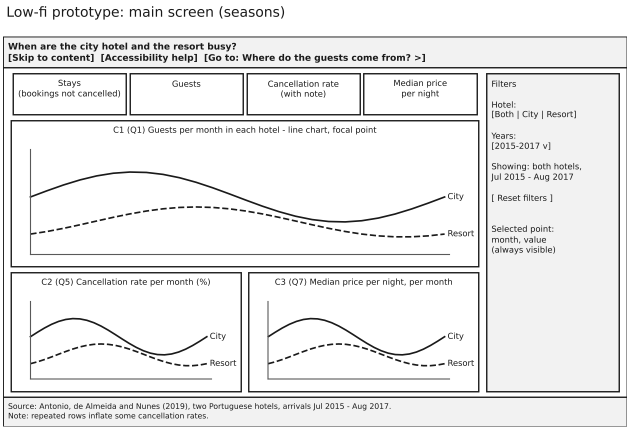
#> input picture Delivery 1/Delivery 1 refining/Part 4 - Chart Selection and Encoding/images/lowfi_main_screen.png, 1260 x 857 px (shown at 1/2 size)
$ jupyter execute --allow-errors prototype_interactions.ipynb
#> lines starting #> are read from the running program, lines starting #| are printed output that depends on the picture
# Prototype with interactions

**Data source:** none (layout only). Base images: the approved low-fidelity prototype of Part 4 (`lowfi_main_screen.png`, `lowfi_detail_screen.png`).
**Date:** 2026-11-05
**Authors:** Group 3, Presentation and Visualization (Infovis2627)
**Description:** Part 5, task 5.3. The approved wireframes are completed with the planned interactions: each one is marked with its number (I1 to I9, see `interaction_plan.ipynb`) at the place where it happens, and the new controls (sort toggle, month rule, tooltip, selected bar) are drawn in.

---

## Contents

1. [Data loading](#1.-Data-loading)
2. [Initial exploration](#2.-Initial-exploration)
3. [Cleaning and preparation](#3.-Cleaning-and-preparation)
4. [Analysis: where each interaction goes](#4.-Analysis:-where-each-interaction-goes)
5. [Accessible visualisation: annotated wireframes](#5.-Accessible-visualisation:-annotated-wireframes)
6. [Export](#6.-Export)
7. [Conclusions](#Conclusions)

[cell 1]
# ── Imports ──────────────────────────────────────────────────────────────────
import sys
from pathlib import Path

import pandas as pd
import matplotlib
import matplotlib.pyplot as plt
from PIL import Image

PART4_IMAGES = Path('../../Part 4 - Chart Selection and Encoding/images')
IMAGES_DIR = Path('../images')
OUTPUT_DIR = Path('prototype_interactions_output')
IMAGES_DIR.mkdir(exist_ok=True)
OUTPUT_DIR.mkdir(exist_ok=True)

INK, MARK = '#1A1A1A', '#0066CC'     # marks in the focus blue, numbers in white (contrast 5.6:1)
plt.rcParams.update({'font.family': 'DejaVu Sans'})
print('Python', sys.version.split()[0], '| matplotlib', matplotlib.__version__)

## 1. Data loading

[cell 2]
# ── Load the approved wireframes (images, in pixels) ─────────────────────────
# The top 60 px hold the Part 4 figure title, which is replaced by a new title here
TITLE_STRIP = 60
main_wireframe = Image.open(PART4_IMAGES / 'lowfi_main_screen.png').convert('RGB')
detail_wireframe = Image.open(PART4_IMAGES / 'lowfi_detail_screen.png').convert('RGB')
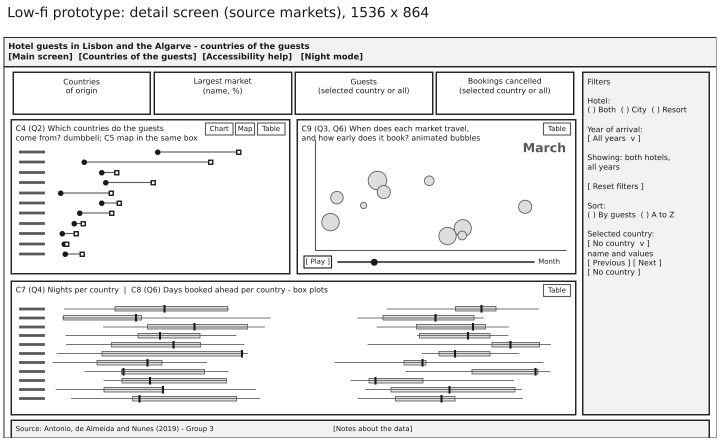
#> input picture Delivery 1/Delivery 1 refining/Part 4 - Chart Selection and Encoding/images/lowfi_detail_screen.png, 1440 x 880 px (shown at 1/2 size)
main_wireframe = main_wireframe.crop((0, TITLE_STRIP, main_wireframe.width, main_wireframe.height))
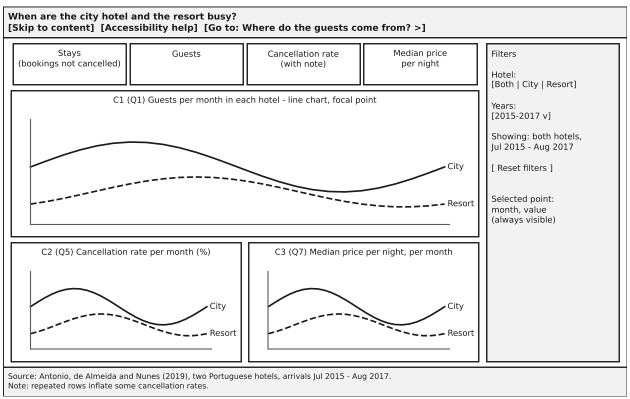
#> main_wireframe: PIL image 1260x797 RGB (shown at 1/2 size); min 26, max 255, mean 234.4
detail_wireframe = detail_wireframe.crop((0, TITLE_STRIP, detail_wireframe.width, detail_wireframe.height))
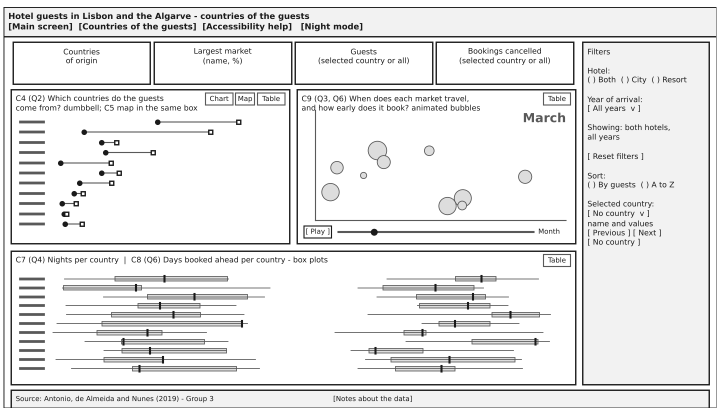
#> detail_wireframe: PIL image 1440x820 RGB (shown at 1/2 size); min 26, max 255, mean 232.1
print('Main:', main_wireframe.size, '| Detail:', detail_wireframe.size)
#| Main: (1260, 797) | Detail: (1440, 820)
